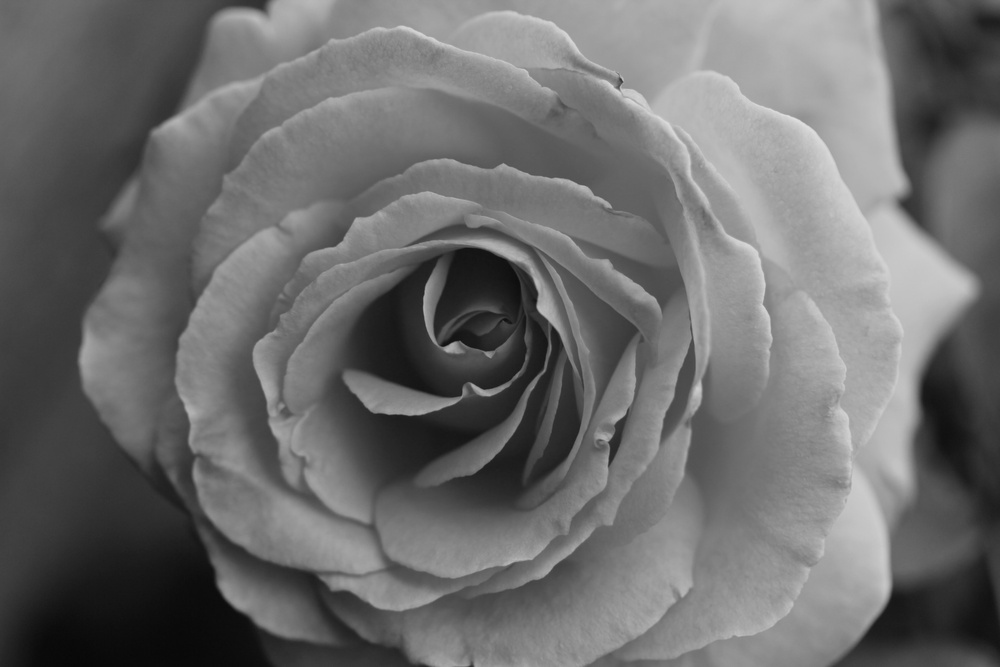
#> input picture SVD/Data/flower.jpg, 1000 x 667 px, shrunk from 1920 x 1280 before the run, found by its file name
$ python SVD.py
#> lines starting #> are read from the running program, lines starting #| are printed output that depends on the picture
#> further down, img is the input picture: shape (667, 1000); min 7, max 226, mean 108.7
#> (printed output is left out)
#| Shape:  (667, 1000)
#| Rank: 667
import numpy as np


class SVD:

    def __init__(self, matrix):
        self.matrix = matrix
        self.row, self.col = matrix.shape
#> self.row = 667; self.col = 1000
        self.U = np.zeros((self.row, self.col))
        self.lamda = None
        self.V = np.zeros((self.col, self.col))

    def svd(self):
        if self.row > self.col:  # A*A^T
            AAT = self.matrix @ self.matrix.T
            e, v = np.linalg.eig(AAT)
            U_aat = dict()
            e, v = e.real, v.real

            for i in range(len(e)):
                U_aat[e[i]] = v[:, i]
            e.sort()
            e = e[::-1]

            for i in range(self.m):
                self.U[:, i] = U_aat[e[i]]

            for i in range(self.n):
                self.V[:, i] = np.dot(self.matrix.T, self.U[:, i]) / np.sqrt(e[i])
        else:  # A^T*A
            ATA = self.matrix.T @ self.matrix
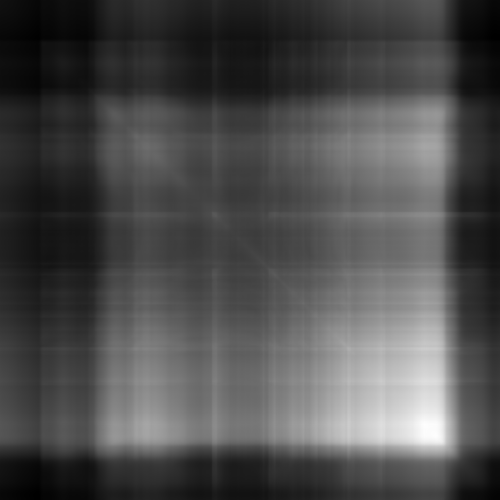
#> ATA: shape (1000, 1000) float64 (shown at 1/2 size); min 2731678, max 20299238, mean 8039529.2; drawn with min black and max white
            e, v = np.linalg.eig(ATA)
            V_ata = dict()
            e, v = e.real, v.real
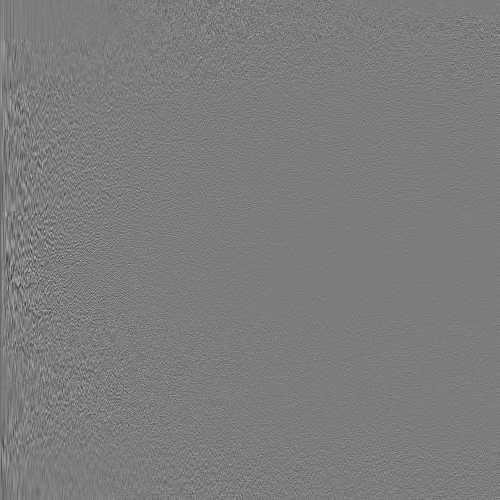
#> v: shape (1000, 1000) float64 (shown at 1/2 size); min -0.188, max 0.196, mean -1.99e-05; drawn with min black and max white
#> e = 1000 values, max 8.67e+09 at index 0, min -5.37e-08 at index 671, mean 9326084.8

            for i in range(len(e)):
                V_ata[e[i]] = v[:, i]
#> after the loop, V_ata = 844 items
            e.sort()
            e = e[::-1]
#> e = 1000 values, max 8.67e+09 at index 0, min -5.37e-08 at index 998, mean 9326084.8

            for i in range(self.n):
                self.V[:, i] = V_ata[e[i]]
#> self.V: shape (1000, 1000) float64; every value is 0

            for i in range(self.m):
                self.U[:, i] = np.dot(self.matrix, self.V[:, i]) / np.sqrt(e[i])

        leng = self.n if self.m > self.n else self.m
        self.lamda = np.zeros((leng))
        for i in range(leng):
            self.lamda[i] = np.sqrt(e[i])
        return self.U, self.lamda, self.V.T

    def rank_1(self, ith):
        u_ith = self.U[:, ith].reshape(len(self.U[:, ith]), 1)
        v_ith = self.V[:, ith].reshape(len(self.V[:, ith]), 1)
        v_ithT = v_ith.T
        return u_ith @ v_ithT

    def matrix_approximation(self, rank):
        error_mau = sum(self.lamda)
        error_tu = sum(self.lamda[rank:])
        total = np.zeros((self.row, self.col))
        for ith in range(rank):
            total += (self.lamda[ith] * self.rank_1(ith))
        error = error_tu / error_mau
        return total, error


import cv2
import matplotlib.pyplot as plt

path = "D:\\Code\\Python\\Mini_Project\\SVD\\Data\\flower.jpg"

img = cv2.imread(path, 0)
matx = img.astype(np.float64)
print("Original matrix:\n", matx)
print("Shape: ", matx.shape)
print("Rank:", np.linalg.matrix_rank(matx))

svd_b = SVD(matx)
#> (the run stopped early here; a loop or call above may not have finished)

$ run again, with SVD/Data/dog.jpg copied over SVD/Data/flower.jpg
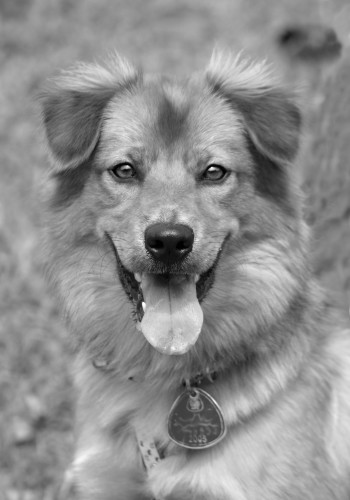
#> input picture SVD/Data/dog.jpg, 350 x 500 px, found by its file name
#> img is the input picture: shape (500, 350); min 0, max 255, mean 142.6
#> (printed output is left out)
#| Shape:  (500, 350)
#| Rank: 350
#> in svd, `AAT = self.matrix @ self.matrix.T`:
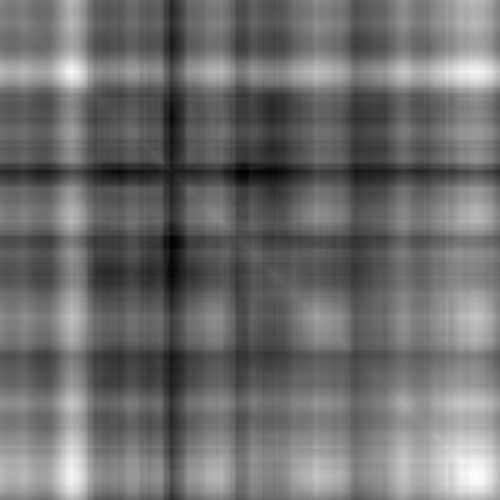
#> AAT: shape (500, 500) float64; min 4320415, max 10801103, mean 7125976.8; drawn with min black and max white
#> in svd, `e, v = e.real, v.real`:
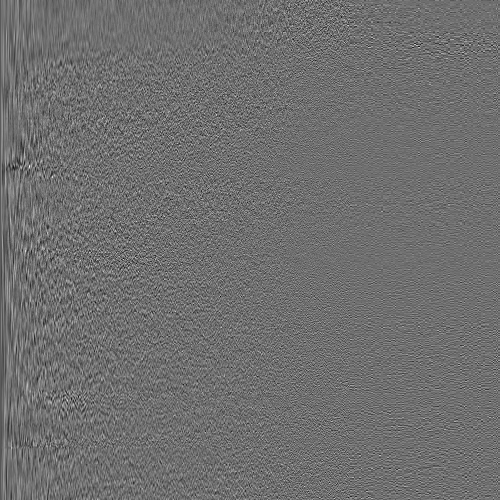
#> v: shape (500, 500) float64; min -0.243, max 0.312, mean -0.000101; drawn with min black and max white
#> in svd, `e, v = e.real, v.real`: e = 500 values, max 3.6e+09 at index 0, min -4.77e-08 at index 350, mean 7590365.7
#> after the loop in svd, `for i in range(len(e)):`: U_aat = 432 items
#> in svd, `e = e[::-1]`: e = 500 values, max 3.6e+09 at index 0, min -4.77e-08 at index 498, mean 7590365.7
